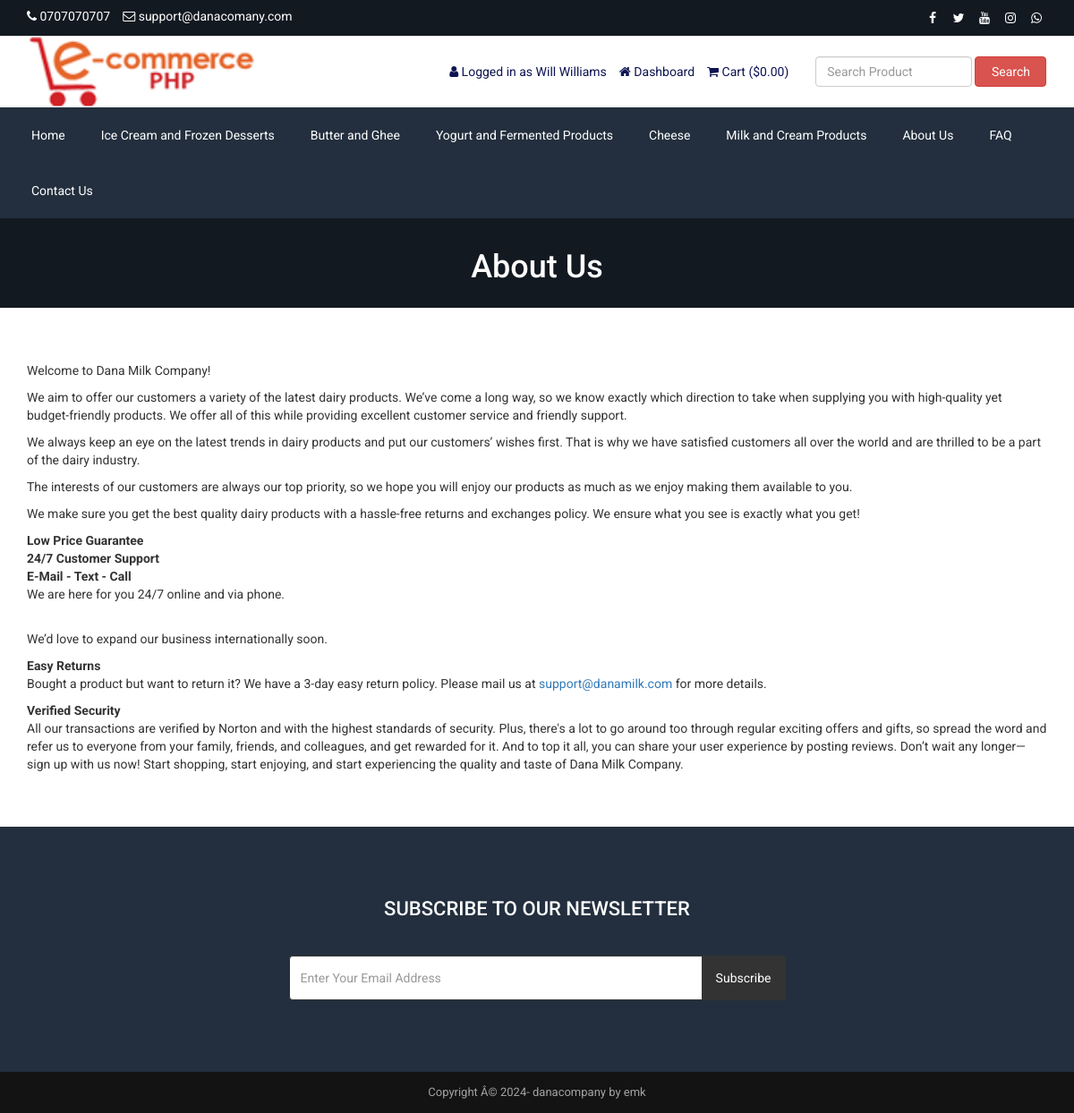
The page /about.php (signed in) on the database its author committed.
### tables this page shows
CREATE TABLE `tbl_settings` (
  `id` int(11) NOT NULL,
  `logo` varchar(255) NOT NULL,
  `favicon` varchar(255) NOT NULL,
  `footer_about` text NOT NULL,
  `footer_copyright` text NOT NULL,
  `contact_address` text NOT NULL,
  `contact_email` varchar(255) NOT NULL,
  `contact_phone` varchar(255) NOT NULL,
  `contact_fax` varchar(255) NOT NULL,
  `contact_map_iframe` text NOT NULL,
  `receive_email` varchar(255) NOT NULL,
  `receive_email_subject` varchar(255) NOT NULL,
  `receive_email_thank_you_message` text NOT NULL,
  `forget_password_message` text NOT NULL,
  `total_recent_post_footer` int(10) NOT NULL,
  `total_popular_post_footer` int(10) NOT NULL,
  `total_recent_post_sidebar` int(11) NOT NULL,
  `total_popular_post_sidebar` int(11) NOT NULL,
  `total_featured_product_home` int(11) NOT NULL,
  `total_latest_product_home` int(11) NOT NULL,
  `total_popular_product_home` int(11) NOT NULL,
  `meta_title_home` text NOT NULL,
  `meta_keyword_home` text NOT NULL,
  `meta_description_home` text NOT NULL,
  `banner_login` text NOT NULL,
  `banner_registration` text NOT NULL,
  `banner_forget_password` text NOT NULL,
  `banner_reset_password` text NOT NULL,
  `banner_search` text NOT NULL,
  `banner_cart` text NOT NULL,
  `banner_checkout` text NOT NULL,
  `banner_product_category` text NOT NULL,
  `banner_blog` text NOT NULL,
  `cta_title` text NOT NULL,
  `cta_content` text NOT NULL,
  `cta_read_more_text` text NOT NULL,
  `cta_read_more_url` text NOT NULL,
  `cta_photo` text NOT NULL,
  `featured_product_title` text NOT NULL,
  `featured_product_subtitle` text NOT NULL,
  `latest_product_title` text NOT NULL,
  `latest_product_subtitle` text NOT NULL,
  `popular_product_title` text NOT NULL,
  `popular_product_subtitle` text NOT NULL,
  `testimonial_title` text NOT NULL,
  `testimonial_subtitle` text NOT NULL,
  `testimonial_photo` text NOT NULL,
  `blog_title` text NOT NULL,
  `blog_subtitle` text NOT NULL,
  `newsletter_text` text NOT NULL,
  `paypal_email` varchar(255) NOT NULL,
  `stripe_public_key` varchar(255) NOT NULL,
  `stripe_secret_key` varchar(255) NOT NULL,
  `bank_detail` text NOT NULL,
  `before_head` text NOT NULL,
  `after_body` text NOT NULL,
  `before_body` text NOT NULL,
  `home_service_on_off` int(11) NOT NULL,
  `home_welcome_on_off` int(11) NOT NULL,
  `home_featured_product_on_off` int(11) NOT NULL,
  `home_latest_product_on_off` int(11) NOT NULL,
  `home_popular_product_on_off` int(11) NOT NULL,
  `home_testimonial_on_off` int(11) NOT NULL,
  `home_blog_on_off` int(11) NOT NULL,
  `newsletter_on_off` int(11) NOT NULL,
  `ads_above_welcome_on_off` int(1) NOT NULL,
  `ads_above_featured_product_on_off` int(1) NOT NULL,
  `ads_above_latest_product_on_off` int(1) NOT NULL,
  `ads_above_popular_product_on_off` int(1) NOT NULL,
  `ads_above_testimonial_on_off` int(1) NOT NULL,
  `ads_category_sidebar_on_off` int(1) NOT NULL
);

CREATE TABLE `tbl_social` (
  `social_id` int(11) NOT NULL,
  `social_name` varchar(30) NOT NULL,
  `social_url` varchar(255) NOT NULL,
  `social_icon` varchar(30) NOT NULL
);

CREATE TABLE `tbl_top_category` (
  `tcat_id` int(11) NOT NULL,
  `tcat_name` varchar(255) NOT NULL,
  `show_on_menu` int(1) NOT NULL
);

CREATE TABLE `tbl_page` (
  `id` int(11) NOT NULL,
  `about_title` varchar(255) NOT NULL,
  `about_content` text NOT NULL,
  `about_banner` varchar(255) NOT NULL,
  `about_meta_title` varchar(255) NOT NULL,
  `about_meta_keyword` text NOT NULL,
  `about_meta_description` text NOT NULL,
  `faq_title` varchar(255) NOT NULL,
  `faq_banner` varchar(255) NOT NULL,
  `faq_meta_title` varchar(255) NOT NULL,
  `faq_meta_keyword` text NOT NULL,
  `faq_meta_description` text NOT NULL,
  `blog_title` varchar(255) NOT NULL,
  `blog_banner` varchar(255) NOT NULL,
  `blog_meta_title` varchar(255) NOT NULL,
  `blog_meta_keyword` text NOT NULL,
  `blog_meta_description` text NOT NULL,
  `contact_title` varchar(255) NOT NULL,
  `contact_banner` varchar(255) NOT NULL,
  `contact_meta_title` varchar(255) NOT NULL,
  `contact_meta_keyword` text NOT NULL,
  `contact_meta_description` text NOT NULL,
  `pgallery_title` varchar(255) NOT NULL,
  `pgallery_banner` varchar(255) NOT NULL,
  `pgallery_meta_title` varchar(255) NOT NULL,
  `pgallery_meta_keyword` text NOT NULL,
  `pgallery_meta_description` text NOT NULL,
  `vgallery_title` varchar(255) NOT NULL,
  `vgallery_banner` varchar(255) NOT NULL,
  `vgallery_meta_title` varchar(255) NOT NULL,
  `vgallery_meta_keyword` text NOT NULL,
  `vgallery_meta_description` text NOT NULL
);

### about.php (the view)
<?php require_once('header.php'); ?>
<?php
$statement = $pdo->prepare("SELECT * FROM tbl_page WHERE id=1");
$statement->execute();
$result = $statement->fetchAll(PDO::FETCH_ASSOC);
foreach ($result as $row) {
   $about_title = $row['about_title'];
    $about_content = $row['about_content'];
    $about_banner = $row['about_banner'];
}
?>
<div class="page-banner" style="background-image: url(assets/uploads/<?php echo $about_banner; ?>);">
    <div class="inner">
        <h1><?php echo $about_title; ?></h1>
    </div>
</div>
<div class="page">
    <div class="container">
        <div class="row">
            <div class="col-md-12">
                <p>
                    <?php echo $about_content; ?>
                </p>
            </div>
        </div>
    </div>
</div>
<?php require_once('footer.php'); ?>

### header.php (shortened to what this page needs)
<?php
include("admin/inc/config.php");
$statement = $pdo->prepare("SELECT * FROM tbl_settings WHERE id=1");
$statement->execute();
$result = $statement->fetchAll(PDO::FETCH_ASSOC);
foreach ($result as $row)
{
	$logo = $row['logo'];
	$contact_email = $row['contact_email'];
	$contact_phone = $row['contact_phone'];
}
?>
<!DOCTYPE html>
<html lang="en">
<head>
	<link rel="stylesheet" href="assets/css/bootstrap.min.css">
	<link rel="stylesheet" href="assets/css/font-awesome.min.css">
	<link rel="stylesheet" href="assets/css/owl.carousel.min.css">
	<link rel="stylesheet" href="assets/css/owl.theme.default.min.css">
	<link rel="stylesheet" href="assets/css/jquery.bxslider.min.css">
    <link rel="stylesheet" href="assets/css/magnific-popup.css">
    <link rel="stylesheet" href="assets/css/rating.css">
	<link rel="stylesheet" href="assets/css/spacing.css">
	<link rel="stylesheet" href="assets/css/bootstrap-touch-slider.css">
	<link rel="stylesheet" href="assets/css/animate.min.css">
	<link rel="stylesheet" href="assets/css/tree-menu.css">
	<link rel="stylesheet" href="assets/css/select2.min.css">
	<link rel="stylesheet" href="assets/css/main.css">
	<link rel="stylesheet" href="assets/css/responsive.css">
	<?php
	$statement = $pdo->prepare("SELECT * FROM tbl_page WHERE id=1");
	$statement->execute();
	$result = $statement->fetchAll(PDO::FETCH_ASSOC);
		?>
</head>
<body>
<div class="top">
	<div class="container">
		<div class="row">
			<div class="col-md-6 col-sm-6 col-xs-12">
				<div class="left">
					<ul>
						<li><i class="fa fa-phone"></i> <?php echo $contact_phone; ?></li>
						<li><i class="fa fa-envelope-o"></i> <?php echo $contact_email; ?></li>
					</ul>
				</div>
			</div>
			<div class="col-md-6 col-sm-6 col-xs-12">
				<div class="right">
					<ul>
						<?php
						$statement = $pdo->prepare("SELECT * FROM tbl_social");
						$statement->execute();
						$result = $statement->fetchAll(PDO::FETCH_ASSOC);
						foreach ($result as $row) {
							?>
							<?php if($row['social_url'] != ''): ?>
							<li><a href="<?php echo $row['social_url']; ?>"><i class="<?php echo $row['social_icon']; ?>"></i></a></li>
							<?php endif; ?>
							<?php
						}
						?>
					</ul>
				</div>
			</div>
		</div>
	</div>
</div>
<div class="header">
	<div class="container">
		<div class="row inner">
			<div class="col-md-4 logo">
				<a href="index.php"><img src="assets/uploads/<?php echo $logo; ?>" alt="logo image"></a>
			</div>
			<div class="col-md-5 right">
				<ul>
					<?php
					if(isset($_SESSION['customer'])) {
						?>
						<li><i class="fa fa-user"></i> <?php echo LANG_VALUE_13; ?> <?php echo $_SESSION['customer']['cust_name']; ?></li>
						<li><a href="dashboard.php"><i class="fa fa-home"></i> <?php echo LANG_VALUE_89; ?></a></li>
						<?php
					} else {
						?>
						<li><a href="login.php"><i class="fa fa-sign-in"></i> <?php echo LANG_VALUE_9; ?></a></li>
						<li><a href="registration.php"><i class="fa fa-user-plus"></i> <?php echo LANG_VALUE_15; ?></a></li>
						<?php
					}
					?>
					<li><a href="cart.php"><i class="fa fa-shopping-cart"></i> <?php echo LANG_VALUE_18; ?> (<?php echo LANG_VALUE_1; ?><?php
					if(isset($_SESSION['cart_p_id'])) {
						$table_total_price = 0;
						$i=0;
	                    foreach($_SESSION['cart_p_qty'] as $key => $value)
	                    {
	                        $i++;
	                        $arr_cart_p_qty[$i] = $value;
	                    }                    $i=0;
	                    foreach($_SESSION['cart_p_current_price'] as $key => $value)
	                    {
	                        $i++;
	                        $arr_cart_p_current_price[$i] = $value;
	                    }
	                    for($i=1;$i<=count($arr_cart_p_qty);$i++) {
	                    	$row_total_price = $arr_cart_p_current_price[$i]*$arr_cart_p_qty[$i];
	                        $table_total_price = $table_total_price + $row_total_price;
	                    }
						echo $table_total_price;
					} else {
						echo '0.00';
					}
					?>)</a></li>
				</ul>
			</div>
			<div class="col-md-3 search-area">
				<form class="navbar-form navbar-left" role="search" action="search-result.php" method="get">
					<div class="form-group">
						<input type="text" class="form-control search-top" placeholder="<?php echo LANG_VALUE_2; ?>" name="search_text">
					</div>
					<button type="submit" class="btn btn-danger"><?php echo LANG_VALUE_3; ?></button>
				</form>
			</div>
		</div>
	</div>
</div>
<div class="nav">
	<div class="container">
		<div class="row">
			<div class="col-md-12 pl_0 pr_0">
				<div class="menu-container">
					<div class="menu">
						<ul>
							<li><a href="index.php">Home</a></li>
							<?php
							$statement = $pdo->prepare("SELECT * FROM tbl_top_category WHERE show_on_menu=1");
							$statement->execute();
							$result = $statement->fetchAll(PDO::FETCH_ASSOC);
							foreach ($result as $row) {
								?>
								<li><a href="product-category.php?id=<?php echo $row['tcat_id']; ?>&type=top-category"><?php echo $row['tcat_name']; ?></a>
								</li>
								<?php
							}
							?>
							<?php
							$statement = $pdo->prepare("SELECT * FROM tbl_page WHERE id=1");
							$statement->execute();
							$result = $statement->fetchAll(PDO::FETCH_ASSOC);
							foreach ($result as $row) {
								$about_title = $row['about_title'];
								$faq_title = $row['faq_title'];
								$contact_title = $row['contact_title'];
							}
							?>
							<li><a href="about.php"><?php echo $about_title; ?></a></li>
							<li><a href="faq.php"><?php echo $faq_title; ?></a></li>
							<li><a href="contact.php"><?php echo $contact_title; ?></a></li>
						</ul>
					</div>
				</div>
			</div>
		</div>
	</div>
</div>

### footer.php (shortened to what this page needs)
<?php
$statement = $pdo->prepare("SELECT * FROM tbl_settings WHERE id=1");
$statement->execute();
$result = $statement->fetchAll(PDO::FETCH_ASSOC);
foreach ($result as $row)
{
	$footer_copyright = $row['footer_copyright'];
    $newsletter_on_off = $row['newsletter_on_off'];
}
?>
<?php if($newsletter_on_off == 1): ?>
<section class="home-newsletter">
	<div class="container">
		<div class="row">
			<div class="col-md-6 col-md-offset-3">
				<div class="single">
				<form action="" method="post">
					<h2><?php echo LANG_VALUE_93; ?></h2>
					<div class="input-group">
			        	<input type="email" class="form-control" placeholder="<?php echo LANG_VALUE_95; ?>" name="email_subscribe">
			         	<span class="input-group-btn">
			         	<button class="btn btn-theme" type="submit" name="form_subscribe"><?php echo LANG_VALUE_92; ?></button>
			         	</span>
			        </div>
				</div>
			</div>
		</div>
	</div>
</section>
<?php endif; ?>
<div class="footer-bottom">
	<div class="container">
		<div class="row">
			<div class="col-md-12 copyright">
				<?php echo $footer_copyright; ?>
			</div>
		</div>
	</div>
</div>
</body>
</html>

### assets/css/main.css (style rules this page uses)
* { margin: 0; padding: 0; }
body { font-family: "Roboto", sans-serif; font-size: 14px; }
h1, h2, h3, h4, h5, h6 { font-family: "Roboto", sans-serif; }
a { text-decoration: none; }
.top { width: 100%; height: 40px; background: #131921; }
.top .left { float: left; }
.top .left ul { padding-top: 8px; }
.top .left ul li { list-style-type: none; float: left; margin-right: 14px; color: white; }
.top .left ul li i { color: white; }
.top .right { float: right; }
.top .right ul { padding-top: 8px; }
.top .right ul li { list-style-type: none; float: left; margin-left: 5px; }
.top .right ul li a { color: white; width: 24px; height: 24px; line-height: 24px; text-align: center; border-radius: 50%; display: block; transition: all 0.4s ease; }
.header { width: 100%; height: auto; background: #fff; }
.header .inner { height: auto; display: table; }
.header .logo { float: none; display: table-cell; vertical-align: middle; }
.header .logo img { max-width: 100%; height: 80px; }
.header .navbar-form .form-control { width: 300px; }
.header .search-area { float: none; display: table-cell; vertical-align: middle; }
.header .search-area .form-group { width: calc(100% - 84px); }
.header .search-area button { width: 80px; }
.header .search-area form { width: 100%; }
.header .right { float: none; display: table-cell; vertical-align: middle; padding-right: 0; }
.header .right ul { float: right; margin-bottom: 0; }
.header .right ul li { list-style-type: none; float: left; margin-left: 14px; color: #0d1452; }
.header .right ul li a { color: #0d1452; }
.header .navbar-form .search-top { width: 100%; }
.nav { background: #232f3e; }
.menu-container { width: 100%; margin: 0 auto; background: #232f3e; }
.menu-dropdown-icon:before { content: "\f067"; font-family: "FontAwesome"; display: none; cursor: pointer; float: right; padding: 1.5em 2em; background: #fff; color: #333; }
.menu > ul { margin: 0 auto; width: 100%; list-style: none; padding: 0; position: relative; box-sizing: border-box; }
.menu > ul:before, .menu > ul:after { content: ""; display: table; }
.menu > ul:after { clear: both; }
.menu > ul > li { float: left; padding: 0; margin: 0; }
.menu > ul > li a { text-decoration: none; padding: 1.5em 20px; display: block; color: #fff; }
.footer-bottom { width: 100%; height: auto; background: #141314; padding: 14px 0; }
.footer-bottom .copyright { font-size: 13px; color: #a3a3a3; text-align: center; }
.page-banner { width: 100%; height: auto; background-repeat: no-repeat; background-position: center center; -webkit-background-size: cover; background-size: cover; position: relative; padding-top: 15px; padding-bottom: 15px; overflow: hidden; }
.page-banner h1 { color: #fff; text-align: center; z-index: 999; position: relative; }
.page { width: 100%; height: auto; padding-top: 50px; padding-bottom: 50px; }
.home-newsletter { padding: 80px 0; background: #232f3e; }
.home-newsletter .single { max-width: 650px; margin: 0 auto; text-align: center; position: relative; z-index: 2; }
.home-newsletter .single h2 { font-size: 22px; color: white; text-transform: uppercase; margin-bottom: 40px; margin-top: 0; }
.home-newsletter .single .form-control { height: 50px; border-color: #333; outline: none; }
.home-newsletter .single .btn { min-height: 50px; background: #333; color: #fff; padding-left: 15px; padding-right: 15px; }

### assets/css/responsive.css (style rules this page uses)
@media only screen and (min-width: 992px) { .header .inner { width: 100%; } }
@media only screen and (min-width: 992px) { .header .search-area { padding-right: 0; } }
@media only screen and (min-width: 992px) { .header .search-area form { padding-right: 0; } }
@media only screen and (min-width: 992px) { .header .container { padding-right: 0; } }

### rows shown on the page
tbl_settings: contact_phone "0707070707", contact_email "support@danacomany.com", logo (picture), footer_copyright "Copyright Â© 2024- danacompany by emk"
tbl_top_category: tcat_name "Ice Cream and Frozen Desserts"
tbl_top_category: tcat_name "Butter and Ghee"
tbl_top_category: tcat_name "Yogurt and Fermented Products"
tbl_top_category: tcat_name "Cheese"
tbl_top_category: tcat_name "Milk and Cream Products"
tbl_page: about_title "About Us", faq_title "FAQ", contact_title "Contact Us", about_banner (picture), about_content "Welcome to Dana Milk Company! We aim to offer our customers a variety of the latest dairy products. We’ve come a long way, so we know exactly which direction to take when supplying you with high-quality yet budget-friendly products. We offer all of this while providing excellent customer service and friendly support. We always keep an eye on the latest trends in dairy products and put our customers’ wishes first. That is why we have satisfied customers all over the world and are thrilled to be a part of the dairy industry. The interests of our customers are always our top priority, so we hope you will enjoy our products as much as we enjoy making them available to you. We make sure you get…"

### other values the page prints
LANG_VALUE_13 "Logged in as"
$_SESSION['customer']['cust_name'] "Will Williams"
LANG_VALUE_89 "Dashboard"
LANG_VALUE_18 "Cart"
LANG_VALUE_1 "$"
LANG_VALUE_3 "Search"
LANG_VALUE_93 "SUBSCRIBE TO OUR NEWSLETTER"
LANG_VALUE_92 "Subscribe"
